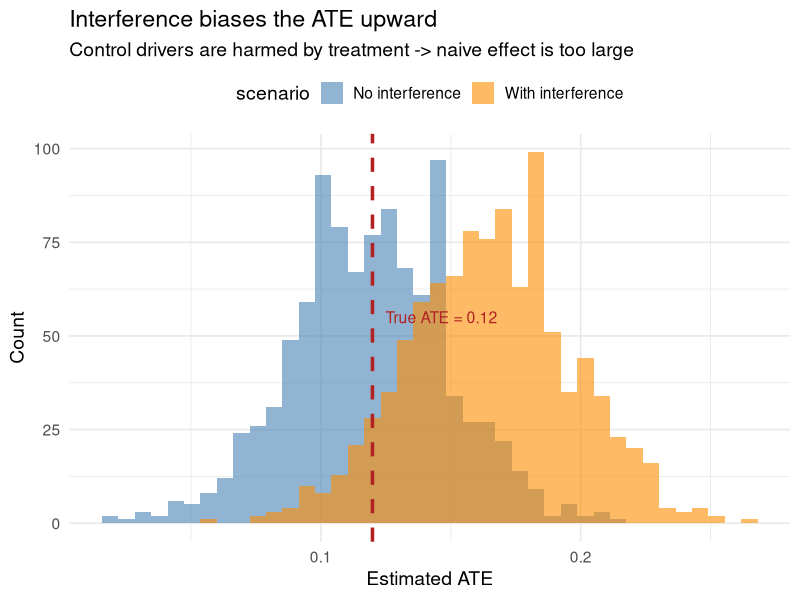
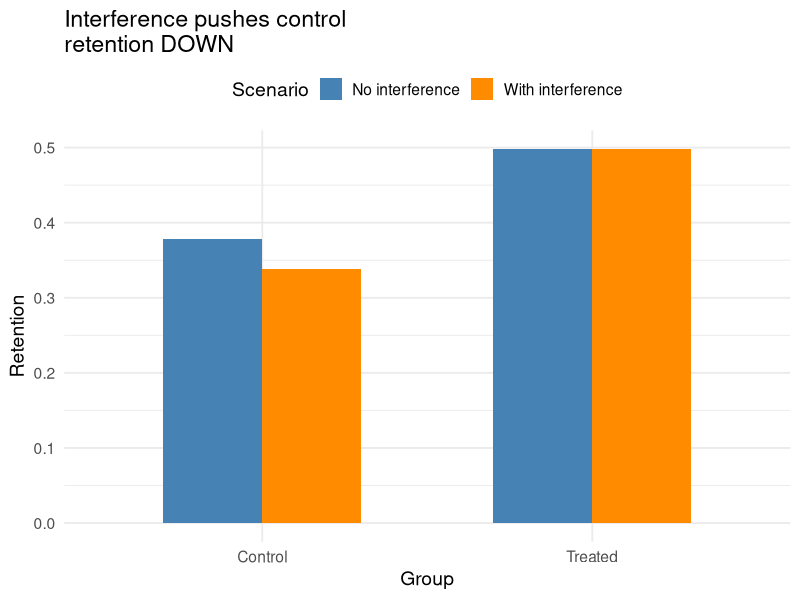
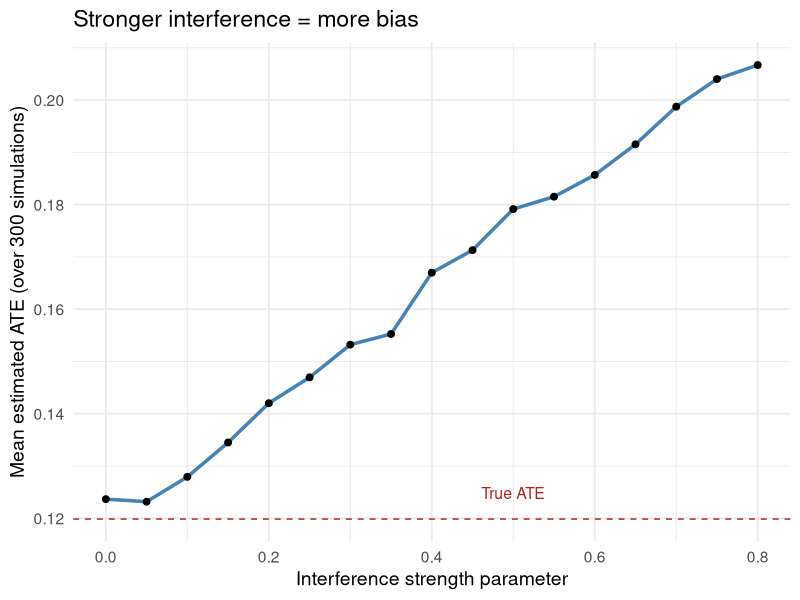
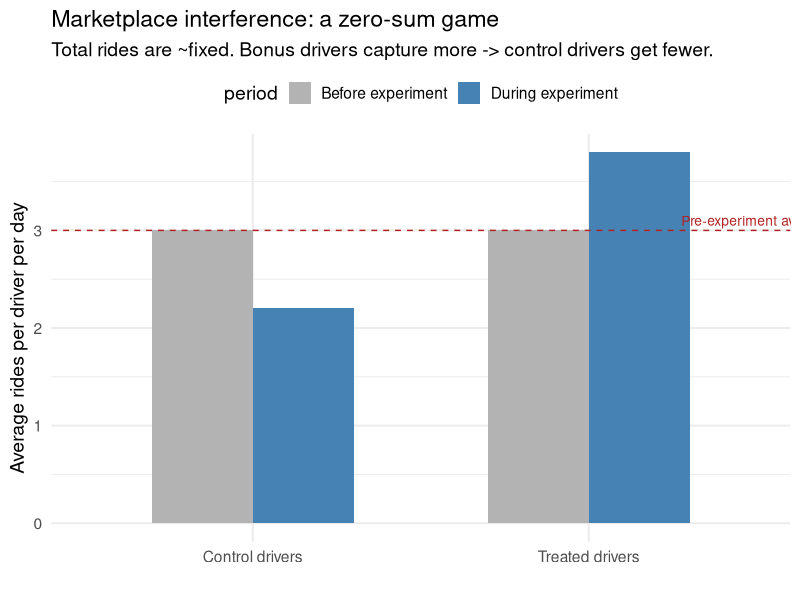
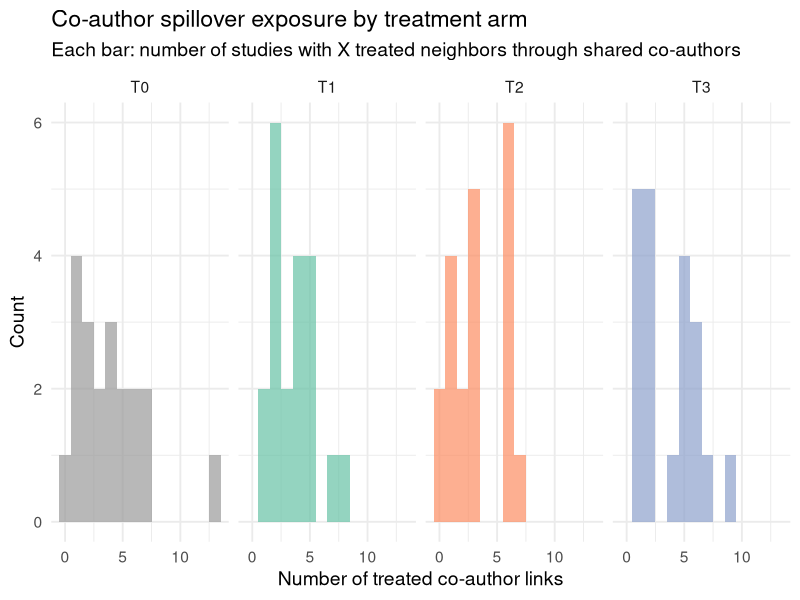
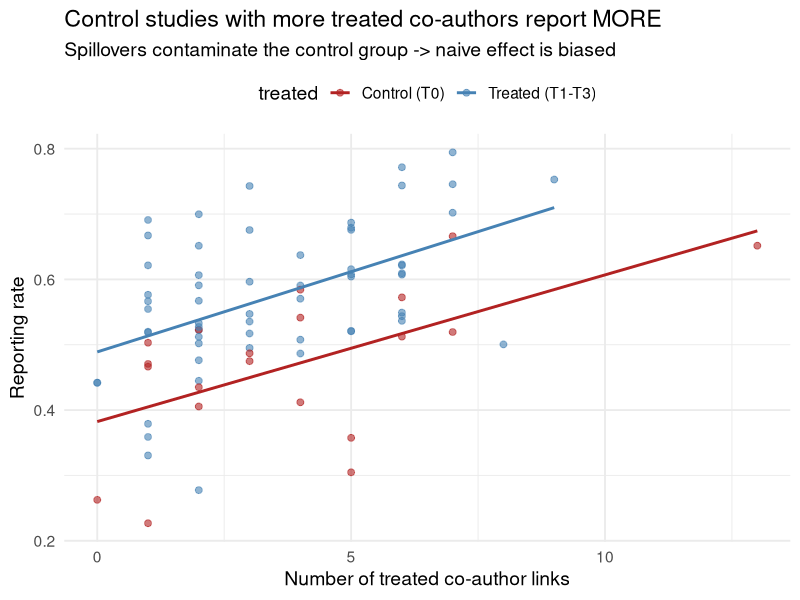
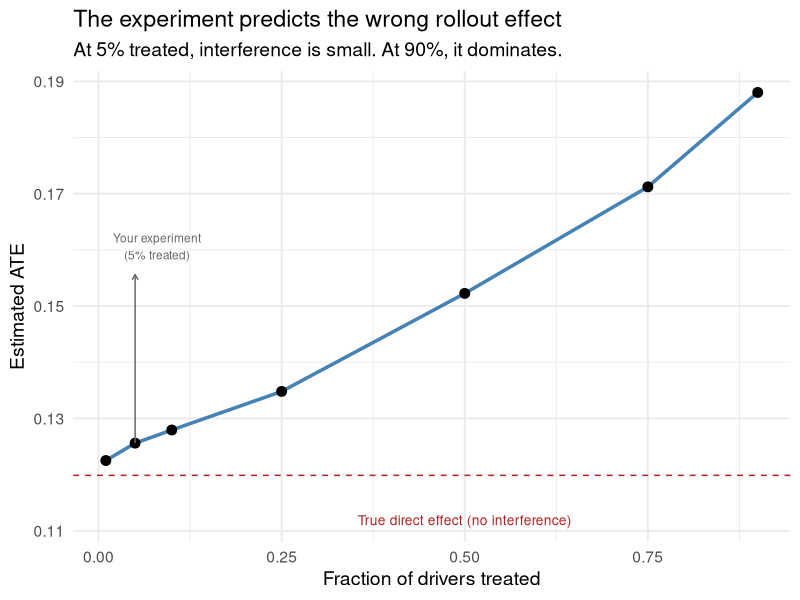
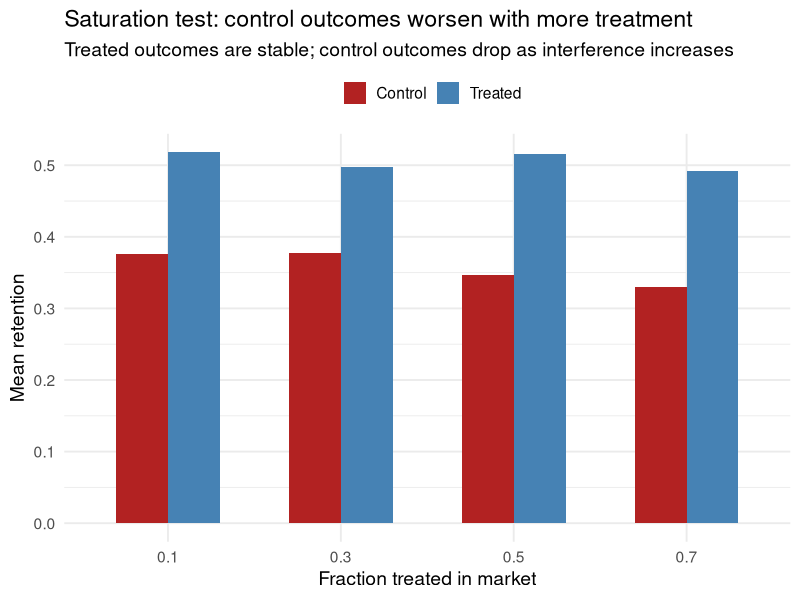

The R source for these figures, in order:
## ---- chunk 1
knitr::opts_chunk$set(
  echo = TRUE, fig.align = "center",
  fig.width = 10, fig.height = 4.2, dpi = 150,
  message = FALSE, warning = FALSE
)
library(tidyverse)
theme_set(theme_minimal(base_size = 14))
set.seed(42)
## ---- chunk 2
n <- 1000
drivers <- tibble(
  driver_id = 1:n,
  skill = rnorm(n),
  p_retain_0 = plogis(-0.5 + 0.3 * skill),
  p_retain_1 = plogis(-0.5 + 0.3 * skill + 0.5)
)
true_ate <- mean(drivers$p_retain_1 - drivers$p_retain_0)
## ---- chunk 3
sim_marketplace <- function(interference_strength) {
  bonus <- sample(rep(c(0, 1), each = n / 2))
  frac_treated <- mean(bonus)
  interference <- -interference_strength * frac_treated * (1 - bonus)
  y_obs <- rbinom(n, 1, prob = plogis(-0.5 + 0.3 * drivers$skill +
                                        0.5 * bonus + interference))
  mean(y_obs[bonus == 1]) - mean(y_obs[bonus == 0])
}

estimates_clean <- replicate(1000, sim_marketplace(0))
estimates_dirty <- replicate(1000, sim_marketplace(0.4))

bind_rows(
  tibble(est = estimates_clean, scenario = "No interference"),
  tibble(est = estimates_dirty, scenario = "With interference")
) |>
  ggplot(aes(est, fill = scenario)) +
  geom_histogram(bins = 40, alpha = 0.6, position = "identity") +
  geom_vline(xintercept = true_ate, color = "firebrick",
             linewidth = 1.2, linetype = "dashed") +
  annotate("text", x = true_ate + 0.005, y = 55,
           label = paste("True ATE =", round(true_ate, 3)),
           color = "firebrick", hjust = 0, size = 4) +
  scale_fill_manual(values = c("steelblue", "darkorange")) +
  labs(title = "Interference biases the ATE upward",
       subtitle = "Control drivers are harmed by treatment -> naive effect is too large",
       x = "Estimated ATE", y = "Count") +
  theme(legend.position = "top")
## ---- chunk 4
tibble(
  Group = rep(c("Control", "Treated"), each = 2),
  Scenario = rep(c("No interference", "With interference"), 2),
  Retention = c(
    mean(drivers$p_retain_0),
    mean(drivers$p_retain_0) - 0.04,  # interference reduces control
    mean(drivers$p_retain_1),
    mean(drivers$p_retain_1)   # treated unaffected
  )
) |>
  ggplot(aes(Group, Retention, fill = Scenario)) +
  geom_col(position = "dodge", width = 0.6) +
  scale_fill_manual(values = c("steelblue", "darkorange")) +
  labs(title = "Interference pushes control\nretention DOWN") +
  theme(legend.position = "top")
## ---- chunk 5
strengths <- seq(0, 0.8, by = 0.05)
bias_results <- tibble(
  interference = strengths,
  mean_ate = map_dbl(strengths, ~ mean(replicate(300, sim_marketplace(.x))))
)

ggplot(bias_results, aes(interference, mean_ate)) +
  geom_line(linewidth = 1.2, color = "steelblue") +
  geom_point(size = 2) +
  geom_hline(yintercept = true_ate, linetype = "dashed", color = "firebrick") +
  annotate("text", x = 0.5, y = true_ate + 0.005,
           label = "True ATE", color = "firebrick", size = 4) +
  labs(title = "Stronger interference = more bias",
       x = "Interference strength parameter",
       y = "Mean estimated ATE (over 300 simulations)")
## ---- chunk 6
# Simulate a simple supply-demand marketplace
set.seed(123)
n_drivers <- 200
n_riders <- 150

market <- tibble(
  period = rep(c("Before experiment", "During experiment"), each = 2),
  side = rep(c("Treated drivers", "Control drivers"), 2),
  rides_per_driver = c(
    3.0, 3.0,   # Before: equal
    3.8, 2.2    # During: treated take more, control get fewer
  )
)

ggplot(market, aes(side, rides_per_driver, fill = period)) +
  geom_col(position = "dodge", width = 0.6) +
  scale_fill_manual(values = c("grey70", "steelblue")) +
  geom_hline(yintercept = 3.0, linetype = "dashed", color = "firebrick") +
  annotate("text", x = 2.5, y = 3.1, label = "Pre-experiment average",
           color = "firebrick", size = 3.5) +
  labs(title = "Marketplace interference: a zero-sum game",
       subtitle = "Total rides are ~fixed. Bonus drivers capture more -> control drivers get fewer.",
       x = "", y = "Average rides per driver per day") +
  theme(legend.position = "top")
## ---- chunk 7
# Simulate co-author network
n_studies <- 80
n_auth_pool <- 60

set.seed(42)
study_data <- tibble(
  study_id = 1:n_studies,
  n_auth = sample(1:3, n_studies, replace = TRUE, prob = c(0.3, 0.4, 0.3)),
  arm = sample(rep(0:3, each = 20))
)

# Create author assignments
author_links <- study_data |>
  rowwise() |>
  mutate(author_id = list(sample(1:n_auth_pool, n_auth))) |>
  ungroup() |>
  unnest(author_id)

# Find co-authored study pairs
coauth_pairs <- author_links |>
  inner_join(author_links, by = "author_id", suffix = c("_a", "_b"),
             relationship = "many-to-many") |>
  filter(study_id_a < study_id_b) |>
  distinct(study_id_a, study_id_b, .keep_all = TRUE)

# Compute spillover exposure
spillover_df <- author_links |>
  inner_join(author_links, by = "author_id", suffix = c("_focal", "_other"),
             relationship = "many-to-many") |>
  filter(study_id_focal != study_id_other) |>
  group_by(study_id_focal) |>
  summarise(
    n_treated_neighbors = sum(arm_other > 0),
    n_total_neighbors = n()
  )

study_data <- study_data |>
  left_join(spillover_df, by = c("study_id" = "study_id_focal")) |>
  mutate(across(c(n_treated_neighbors, n_total_neighbors),
                ~ replace_na(.x, 0)))

# Show distribution of spillover exposure
study_data |>
  mutate(arm_label = paste0("T", arm)) |>
  ggplot(aes(n_treated_neighbors, fill = arm_label)) +
  geom_histogram(binwidth = 1, alpha = 0.7) +
  facet_wrap(~ arm_label, nrow = 1) +
  scale_fill_manual(values = c("grey60", "#66c2a5", "#fc8d62", "#8da0cb")) +
  labs(title = "Co-author spillover exposure by treatment arm",
       subtitle = "Each bar: number of studies with X treated neighbors through shared co-authors",
       x = "Number of treated co-author links", y = "Count") +
  theme(legend.position = "none")
## ---- chunk 8
# Simulate outcomes with spillover
set.seed(42)
study_data <- study_data |>
  mutate(
    direct_effect = case_when(
      arm == 0 ~ 0,
      arm == 1 ~ 0.05,
      arm == 2 ~ 0.10,
      arm == 3 ~ 0.15
    ),
    spillover = 0.02 * n_treated_neighbors,
    reporting_rate = pmin(1, 0.40 + direct_effect + spillover +
                           rnorm(n(), 0, 0.08))
  )

# Naive vs corrected
naive <- mean(study_data$reporting_rate[study_data$arm > 0]) -
  mean(study_data$reporting_rate[study_data$arm == 0])
true_direct <- mean(c(0.05, 0.10, 0.15))

study_data |>
  mutate(treated = if_else(arm > 0, "Treated (T1-T3)", "Control (T0)")) |>
  ggplot(aes(n_treated_neighbors, reporting_rate, color = treated)) +
  geom_point(alpha = 0.6, size = 2) +
  geom_smooth(method = "lm", se = FALSE, linewidth = 1) +
  scale_color_manual(values = c("firebrick", "steelblue")) +
  labs(title = "Control studies with more treated co-authors report MORE",
       subtitle = "Spillovers contaminate the control group -> naive effect is biased",
       x = "Number of treated co-author links",
       y = "Reporting rate") +
  theme(legend.position = "top")
## ---- chunk 9
sim_ge <- function(frac_treated, interference = 0.3) {
  skill <- drivers$skill
  bonus <- sample(c(rep(1, round(n * frac_treated)),
                    rep(0, n - round(n * frac_treated))))
  interf <- -interference * frac_treated * (1 - bonus)
  y <- rbinom(n, 1, prob = plogis(-0.5 + 0.3 * skill + 0.5 * bonus + interf))
  if (sum(bonus == 0) == 0 | sum(bonus == 1) == 0) return(NA_real_)
  mean(y[bonus == 1]) - mean(y[bonus == 0])
}

fracs <- c(0.01, 0.05, 0.10, 0.25, 0.50, 0.75, 0.90)
ge_data <- tibble(
  frac = fracs,
  ate = map_dbl(fracs, ~ mean(replicate(300, sim_ge(.x)), na.rm = TRUE))
)

ggplot(ge_data, aes(frac, ate)) +
  geom_line(linewidth = 1.2, color = "steelblue") +
  geom_point(size = 3) +
  geom_hline(yintercept = true_ate, linetype = "dashed", color = "firebrick") +
  annotate("text", x = 0.5, y = true_ate - 0.008,
           label = "True direct effect (no interference)",
           color = "firebrick", size = 3.5) +
  annotate("segment", x = 0.05, xend = 0.05, y = ge_data$ate[2],
           yend = ge_data$ate[2] + 0.03,
           arrow = arrow(length = unit(0.15, "cm")), color = "grey40") +
  annotate("text", x = 0.08, y = ge_data$ate[2] + 0.035,
           label = "Your experiment\n(5% treated)", size = 3, color = "grey40") +
  labs(title = "The experiment predicts the wrong rollout effect",
       subtitle = "At 5% treated, interference is small. At 90%, it dominates.",
       x = "Fraction of drivers treated", y = "Estimated ATE")
## ---- chunk 10
# Simulate varying treatment fractions in separate "markets"
set.seed(42)
saturation_test <- function(frac, n_per_market = 200) {
  skill <- rnorm(n_per_market)
  bonus <- sample(c(rep(1, round(n_per_market * frac)),
                    rep(0, n_per_market - round(n_per_market * frac))))
  interf <- -0.3 * frac * (1 - bonus)
  y <- rbinom(n_per_market, 1,
              prob = plogis(-0.5 + 0.3 * skill + 0.5 * bonus + interf))
  tibble(
    frac_treated = frac,
    mean_control = if (sum(bonus == 0) > 0) mean(y[bonus == 0]) else NA,
    mean_treated = mean(y[bonus == 1])
  )
}

sat_data <- map_dfr(rep(c(0.1, 0.3, 0.5, 0.7), each = 50), saturation_test)

sat_data |>
  group_by(frac_treated) |>
  summarise(control = mean(mean_control, na.rm = TRUE),
            treated = mean(mean_treated, na.rm = TRUE)) |>
  pivot_longer(c(control, treated), names_to = "group", values_to = "retention") |>
  ggplot(aes(factor(frac_treated), retention, fill = group)) +
  geom_col(position = "dodge", width = 0.6) +
  scale_fill_manual(values = c("firebrick", "steelblue"),
                    labels = c("Control", "Treated")) +
  labs(title = "Saturation test: control outcomes worsen with more treatment",
       subtitle = "Treated outcomes are stable; control outcomes drop as interference increases",
       x = "Fraction treated in market", y = "Mean retention", fill = "") +
  theme(legend.position = "top")
